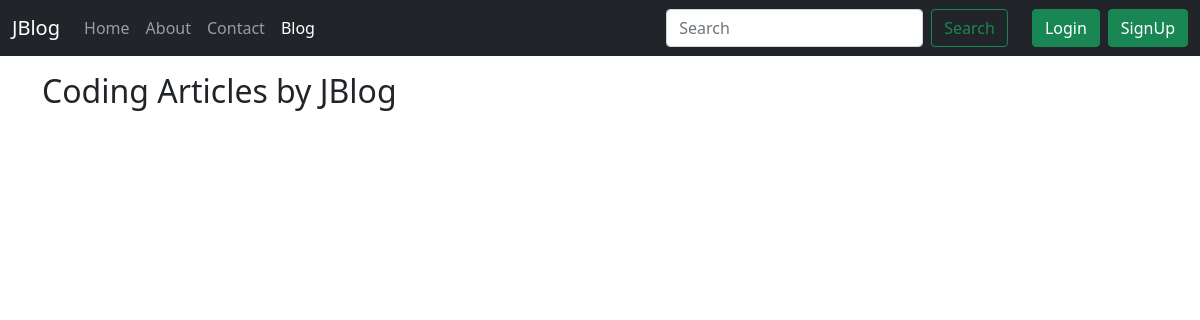
Page /blog/ on the earlier database version.
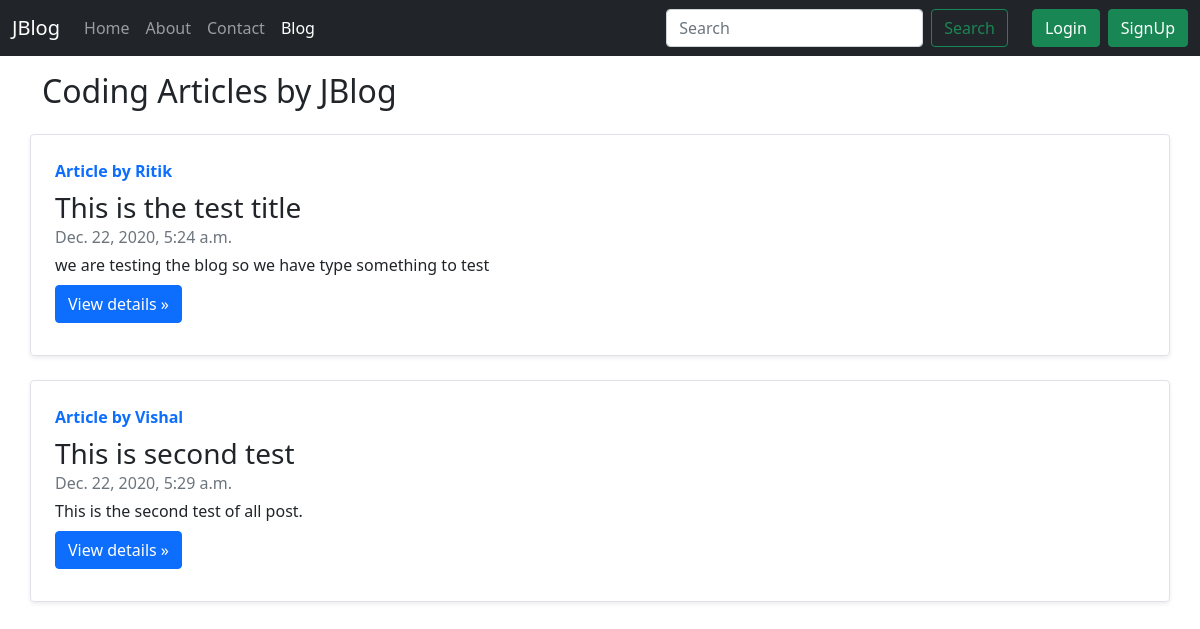
Same page on the later database version.
### blog/models.py (models this page shows, shortened)
class Post(models.Model):
    sno = models.AutoField(primary_key=True)
    title = models.CharField(max_length=255)
    content = models.TextField()
    author = models.CharField(max_length=100)
    slug = models.CharField(max_length=130)
    timeStamp = models.DateTimeField(blank=True)

### blog/views.py (the view)
# urls.py: path('', views.blogHome, name='blogHome'),
def blogHome(request):
    allPosts = Post.objects.all()
    context = {'allPosts':allPosts}
    return render(request, 'blog/blogHome.html', context)

### templates/blog/blogHome.html (shortened to what this page needs)
{% extends 'base.html' %}
{% block blogactive %} active {% endblock blogactive %}
{% block body %}
<div class="container my-3">
    <h2>Coding Articles by JBlog</h2>
    {% for post in allPosts  %}
    <div class="row no-gutters border rounded overflow-hidden flex-md-row mb-4 shadow-sm h-md-250 my-4 position-relative">
        <div class="col p-4 d-flex flex-column position-static">
            <strong class="d-inline-block mb-2 text-primary">Article  by {{post.author}}</strong>
            <h3 class="mb-0">{{post.title}}</h3>
            <div class="mb-1 text-muted">{{post.timeStamp}}</div>
            <p class="card-text mb-auto">{{post.content| truncatechars:500}}</p>
            <div class="my-2">
            	<a href="/blog/{{post.slug}}" role="button" class="btn btn-primary">View details &raquo;</a>
            </div>
        </div>
    </div>
    {% endfor %}
</div>
 {% endblock %}

### templates/base.html (shortened to what this page needs)
<!doctype html>
<html lang="en">
<head>
    <link href="https://cdn.jsdelivr.net/npm/bootstrap@5.0.0-beta1/dist/css/bootstrap.min.css" rel="stylesheet">
</head>
<body>
    <nav class="navbar navbar-expand-lg navbar-dark bg-dark">
        <div class="container-fluid">
            <a class="navbar-brand" href="/">JBlog</a>
            <div class="collapse navbar-collapse" id="navbarSupportedContent">
                <ul class="navbar-nav me-auto mb-2 mb-lg-0">
                    <li class="nav-item">
                        <a class="nav-link {% block homeactive %} {% endblock homeactive %}" aria-current="page" href="/">Home</a>
                    </li>
                    <li class="nav-item">
                        <a class="nav-link {% block aboutactive %} {% endblock aboutactive %}" href="/about">About</a>
                    </li>
                    <li class="nav-item">
                        <a class="nav-link {% block contactactive %} {% endblock contactactive %}" href="/contact">Contact</a>
                    </li>
                    <li class="nav-item">
                        <a class="nav-link {% block blogactive %} {% endblock blogactive %}" href="/blog">Blog</a>
                    </li>
                </ul>
                <form method="get" action="/search" class="d-flex mx-3">
                    <input class="form-control me-2" name="query" id="query" type="search" placeholder="Search" aria-label="Search">
                    <button class="btn btn-outline-success" type="submit">Search</button>
                </form>
                <button type="button" class="btn btn-success mx-2" data-bs-toggle="modal" data-bs-target="#loginModel">
                    Login
                </button>
                <button type="button" class="btn btn-success" data-bs-toggle="modal" data-bs-target="#signupModel">
                    SignUp
                </button>
            </div>
        </div>
    </nav>
    {% block body %} {% endblock body %}
</body>
</html>

Differences in the rows shown:
added Post: author "Ritik", title "This is the test title", timeStamp "Dec. 22, 2020, 5:24 a.m.", content "we are testing the blog so we have type something to test"
added Post: author "Vishal", title "This is second test", timeStamp "Dec. 22, 2020, 5:29 a.m.", content "This is the second test of all post."
